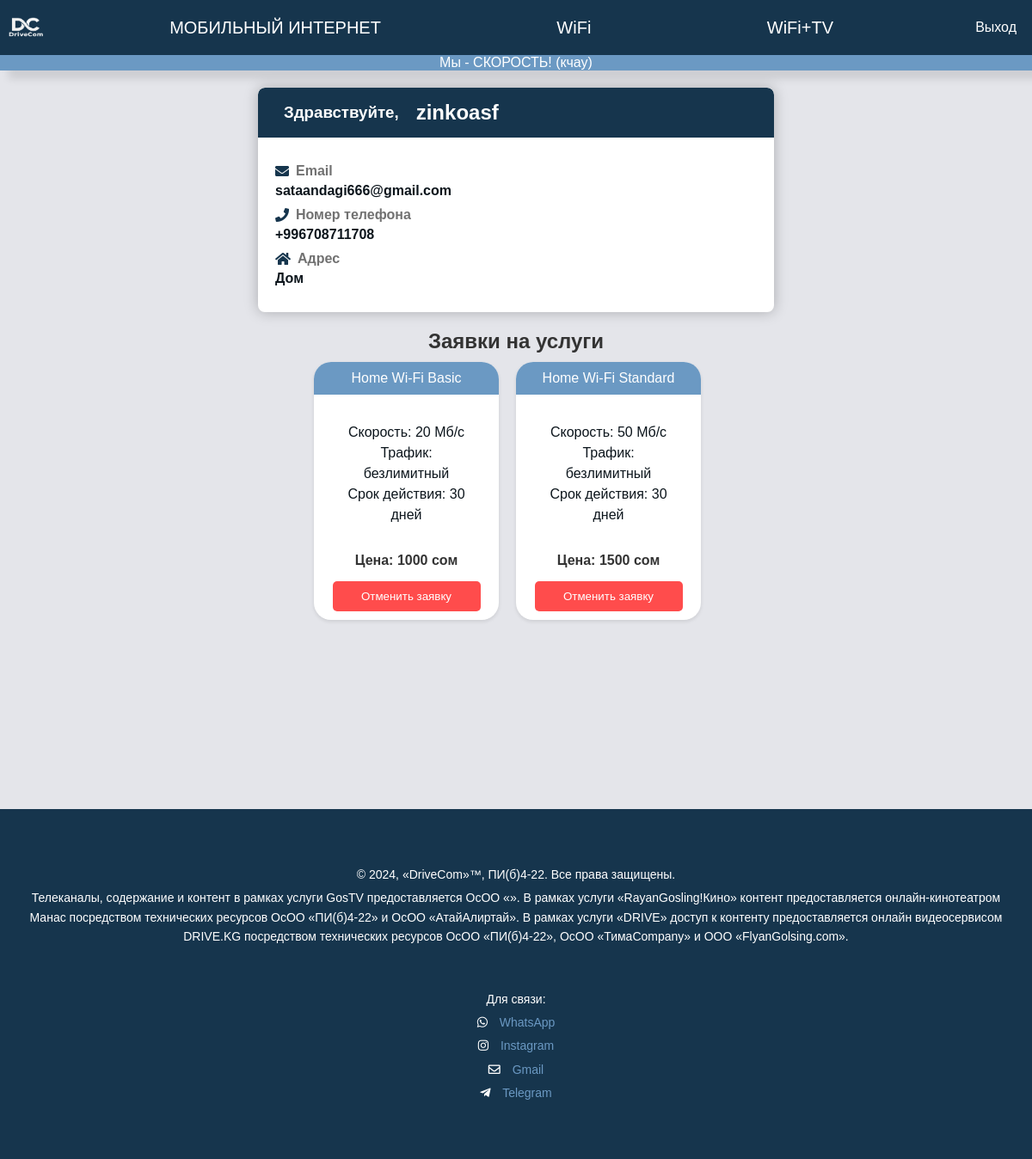
/profile/ (signed in), run on the app's committed database.
### mainapp/models.py (models this page shows, shortened)
class UserProfile(models.Model):
    user = models.OneToOneField(User, on_delete=models.CASCADE)
    services = models.ManyToManyField(Service, blank=True)
    phone_number = models.CharField('Номер телефона', max_length=15)
    address = models.CharField('Адрес', max_length=50)

class Service(models.Model):
    CATEGORY_CHOICES = (
        ('mobile_internet', 'Мобильный интернет'),
        ('wifi', 'Wi-Fi'),
        ('wifi_tv', 'Wi-Fi + ТВ'),
    )
    name = models.CharField('Название', max_length=100)
    category = models.CharField('Категория', max_length=20, choices=CATEGORY_CHOICES)
    description = models.TextField('Описание услуги')
    price = models.IntegerField('Цена услуги')

### mainapp/views.py (the view)
# urls.py: path('profile/', views.profile_view, name="profile"),
@login_required
def profile_view(request):
    user_profile = UserProfile.objects.get(user=request.user)
    service_requests = user_profile.services.all()  # Получаем все заявки пользователя
    return render(request, 'mainapp/profile.html', {'userprofile': user_profile, 'service_requests': service_requests})

### mainapp/templates/mainapp/profile.html (shortened to what this page needs)
{% load static %}
<!DOCTYPE html>
<html lang="en">
<head>
    <link rel="stylesheet" href="{% static 'mainapp/css/profile.css' %}">
</head>
<body>
<header>
        <div class="logo">
            <a href="/">
                <img src="{% static 'mainapp/img/logo.png' %}" alt="Logo" width="40" height="40">
            </a>
        </div>
        <div class="buttons">
            <button class="mobile_internet-button" onclick="redirectToCategory('mobile_internet')">МОБИЛЬНЫЙ ИНТЕРНЕТ</button>
            <button class="WIFI-button" onclick="redirectToCategory('wifi')">WiFi</button>
            <button class="WIFI+TV-button" onclick="redirectToCategory('wifi_tv')">WiFi+TV</button>
    </div>
    <div class="profile-button">
        <button class="profile-button" onclick="window.location.href='{% url 'logout' %}?next=/profile/'">
            <span>Выход</span>
        </button>
    </div>
    </header>
    <div class = "slogan">
        Мы - СКОРОСТЬ! (кчау)
    </div>
<link rel="stylesheet" href="https://cdnjs.cloudflare.com/ajax/libs/font-awesome/5.15.4/css/all.min.css">
<main>
    <section class="profile-card">
    <div class="hello-user">
        <h3>Здравствуйте,</h3>
        <h1>{{ userprofile.user.username }}</h1>
    </div>
    <div class="profile-details">
        {% if userprofile.user.email %}
            <p><i class="fas fa-envelope"></i> Email</p>
            <span>{{ userprofile.user.email }}</span>
        {% endif %}
        {% if userprofile.phone_number %}
            <p><i class="fas fa-phone"></i> Номер телефона </p>
            <span>{{ userprofile.phone_number }}</span>
        {% endif %}
        {% if userprofile.address %}
            <p><i class="fas fa-home"></i> Адрес </p>
            <span>{{ userprofile.address }}</span>
        {% endif %}
    </div>
</section>
<section class="service-requests">
    <h2 class="h2service">Заявки на услуги</h2>
    {% if service_requests.exists %}
        <div class="request-cards">
            {% for service in service_requests %}
            <div class="request-card">
                <div class="request-name">
                    <p>{{ service.name }}</p>
                </div>
                <div class="request-description">
                    <p>{{ service.description | linebreaks }}</p>
                </div>
                <div class="price">
                    <p>Цена: {{ service.price }} сом</p>
                </div>
                <div class="request-actions">
                    <form method="post" action="{% url 'remove_service' service.id %}">
                        <button type="submit" class="details-button">Отменить заявку</button>
                    </form>
                </div>
            </div>
            {% endfor %}
        </div>
    {% else %}
        <div class="no-requests">
            <p>У вас пока нет заявок на услуги.</p>
        </div>
    {% endif %}
</section>
</main>
    <link rel="stylesheet" href="https://cdnjs.cloudflare.com/ajax/libs/font-awesome/5.15.4/css/all.min.css">
<footer>
    <div class="footer-content">
        <div class="footer-text">
            <p>© 2024, «DriveCom»™, ПИ(б)4-22. Все права защищены.
            </p>
            <p>Телеканалы, содержание и контент в рамках услуги GosTV предоставляется ОсОО «». В рамках услуги «RayanGosling!Кино» контент предоставляется онлайн-кинотеатром Манас посредством технических ресурсов ОсОО «ПИ(б)4-22» и ОсОО «АтайАлиртай». В рамках услуги «DRIVE» доступ к контенту предоставляется онлайн видеосервисом DRIVE.KG посредством технических ресурсов ОсОО «ПИ(б)4-22», ОсОО «ТимаCompany» и ООО «FlyanGolsing.com».</p>
        </div>
        <div class="contact-info">
            <p>Для связи:</p>
            <p><i class="fab fa-whatsapp"></i>  <a href="https://wa.me/+996552527370" target="_blank">WhatsApp</a></p>
            <p><i class="fab fa-instagram"></i>  <a href="https://instagram.com/tima_drobovik" target="_blank">Instagram</a></p>
            <p><i class="far fa-envelope"></i>  <a href="mailto:mapotfaya@gmail.com">Gmail</a></p>
            <p><i class="fab fa-telegram-plane"></i>  <a href="https://t.me/whammbamm" target="_blank">Telegram</a></p>
        </div>
    </div>
</footer>
</body>
</html>

### mainapp/static/mainapp/css/profile.css (style rules this page uses)
* { margin: 0; padding: 0; box-sizing: border-box; }
body { font-family: Arial, sans-serif; background-color: #E4E5EA; color: #333; }
header { background-color: #16354d; color: #fff; padding: 10px; display: flex; justify-content: space-between; align-items: center; }
.logo a { color: #fff; text-decoration: none; }
.buttons button { border: none; background: none; font-size: 20px; color: #FFFFFF; text-decoration: none; cursor: pointer; margin-right: 200px; }
.buttons button:last-child { margin-right: 0; }
.profile-button button { background-color: transparent; color: #fff; border: none; padding: 8px; font-size: 16px; cursor: pointer; transition: background-color 0.3s ease; display: flex; align-items:center; }
.profile-button { text-decoration: none; color:FFFFFF; }
.profile-button span { margin-left: 10px; }
.slogan { width: auto; height: 39; background-color: #6B99C3; color: #FFFFFF; text-align: center; padding: 10; box-shadow: 10px 10px 10px rgba(0, 0, 0, 0.1); margin-bottom: 50; }
.profile-card { margin: 20px auto; max-width: 600px; background-color: #fff; border-radius: 8px; box-shadow: 0 0px 16px rgba(0, 0, 0, 0.25); overflow: hidden; }
.hello-user { background-color: #16354D; padding: 15px 20px; display: flex; align-items: center; border-top-right-radius: 8px; border-top-left-radius: 8px; }
.hello-user h1, .hello-user h3 { color: #fff; margin: 0 10px; }
.profile-details { padding: 20px; }
.profile-details p { color: #717171; font-weight: bold; margin: 10px 0 5px 0; display: flex; align-items: center; }
.profile-details span { color: #0C151C; font-weight: bold; display: block; margin-bottom: 10px; }
.profile-details i { color: #16354D; margin-right: 8px; }
.service-requests { display: flex; flex-direction: column; align-items: center; text-align: center; }
.request-cards { display: flex; flex-wrap: wrap; justify-content: center; width: 100%; }
.request-card { height: 300px; width: 215px; padding: 20px; margin-bottom: 20px; background-color: #fff; border-radius: 20px; box-shadow: 0 2px 4px rgba(0, 0, 0, 0.1); margin-right: 20px; text-align: center; position: relative; }
.request-description { font-size: 16px; color: #0C151C; line-height: 1.5; padding: 10px; margin-top: 40px; }
.price { font-weight: bold; position: absolute; bottom: 60px; left: 0; width: 100%; }
.request-name { background-color: #6b99c3; color: white; padding: 10px; border-top-left-radius: 20px; border-top-right-radius: 20px; position: absolute; top: 0; left: 0; right: 0; text-align: center; }
.h2service { font-size: 1.5rem; color: #333; margin-bottom: 10px; text-align: center; }
.service-requests p { text-align: center; }
.details-button { position: absolute; bottom: 10px; left: 50%; transform: translateX(-50%); padding: 10px 20px; background-color: #FF4C4C; color: white; border: none; border-radius: 5px; cursor: pointer; transition: background-color 0.3s ease; width: 80% }
html, body { height: 100%; margin: 0; padding: 0; }
footer { background-color: #16354d; color: white; padding: 50px 20px; margin-top: 200px; text-align: center; }
.footer-content { max-width: 1200px; margin: 0 auto; }
.footer-text, .contact-info { line-height: 1.6; padding: 10px; font-size: 14px; }
.footer-text p, .contact-info p { margin: 5px 0; }
.contact-info { margin-top: 20px; }
.contact-info a { color: #6B99C3; text-decoration: none; }
.contact-info i { margin-right: 10px; }

### data on the page
UserProfile: user.username "zinkoasf", user.email "sataandagi666@gmail.com", phone_number "+996708711708", address "Дом"
Service: name "Home Wi-Fi Basic", description "Скорость: 20 Мб/с Трафик: безлимитный Срок действия: 30 дней", price "1000"
Service: name "Home Wi-Fi Standard", description "Скорость: 50 Мб/с Трафик: безлимитный Срок действия: 30 дней", price "1500"
